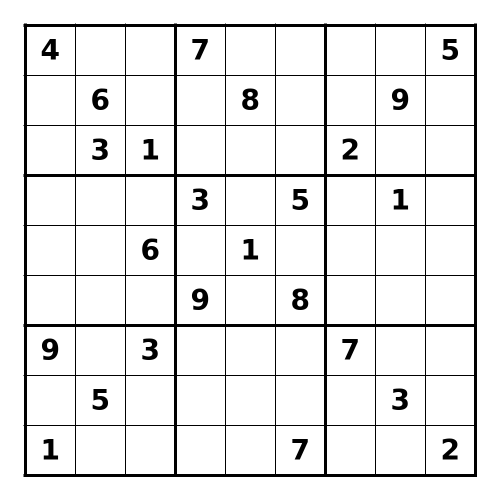
#> input picture 13.png, 1000 x 1000 px, found by its file name (shown at 1/2 size)
$ python image_processing.py
#> lines starting #> are read from the running program, lines starting #| are printed output that depends on the picture; after the words box and inside, x2 and y2 are one past the last pixel; in counts of white or black regions, pixels touching at a corner belong together
#> in process_sudoku, image is the input picture: shape (1000, 1000, 3); min 0, max 255, mean 234.1
"""Sudoku screenshot -> 450x450 aligned grid -> 81 cells and ONE occupancy decision.

This module owns the blank/digit/uncertain classification. Nothing runs at import.
Requires: opencv-python, numpy. Supports mostly straight Sudoku screenshots;
strongly tilted photographs still need a better grid detector.
"""
from dataclasses import dataclass
from pathlib import Path
import cv2
import numpy as np

DEFAULT_IMAGE = Path(__file__).resolve().parent / "images" / "13.png"
SIDE = 450
CELL = SIDE // 9


@dataclass
class SudokuImage:
    original: np.ndarray
    warped: np.ndarray
    boundary_preview: np.ndarray
    cells: list
    cell_status: list      # '0' = empty, 'D' = real foreground, '?' = uncertain
    digit_masks: list      # selected white-on-black digit mask or None
    mask_variants: list    # candidate masks, generated ONLY here
    corners: np.ndarray
    method: str


# [18 lines left out: functions _line_map, _order_four, not called in this run]


def _grid_fit_axis(profile):
    """Find ten approximately equally spaced grid borders along one dimension."""
    p = np.asarray(profile, np.float32)
    length = len(p)
    # Line thickness varies; use local maximum within +-2 pixels.
    p = np.array([p[max(0,i-2):min(length,i+3)].max()
                  for i in range(length)], dtype=np.float32)
    best = (-1.0, None)
    weights = np.float32([.7] + [1.0]*8 + [.7])
    for spacing in np.arange(length*.72/9, length*1.04/9, .5):
        max_start = int(length - 1 - 9*spacing)
        if max_start < 0:
            continue
        starts = np.arange(max_start+1, dtype=np.float32)
        indices = np.rint(starts[:,None] +
                 np.arange(10, dtype=np.float32)[None,:]*spacing).astype(int)
        indices = np.clip(indices,0,length-1)
        scores = (p[indices]*weights).sum(axis=1)/weights.sum()
        index = int(np.argmax(scores))
        if scores[index] > best[0]:
            best = (float(scores[index]), (float(starts[index]),float(spacing)))
    return best


def _detect_regular_grid(image):
    """Locate real grid bounds even when corners are rounded or outer margins exist."""
    gray = cv2.cvtColor(image,cv2.COLOR_BGR2GRAY)
    edges = cv2.Canny(gray,35,100)
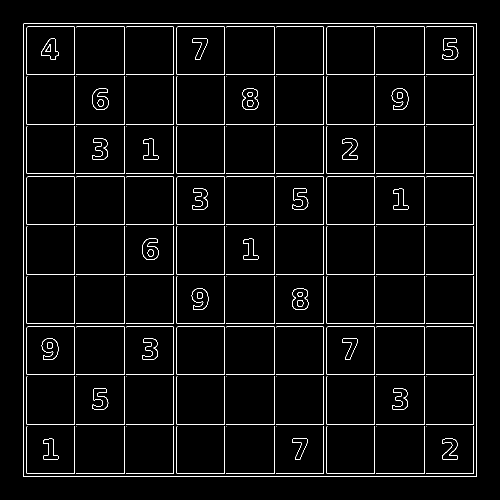
#> edges: shape (1000, 1000) (shown at 1/2 size); 2.9% white in thin lines or dots, all inside (x1, y1, x2, y2) = (46, 46, 954, 954)
    k = max(12,min(gray.shape)//22)
    vert = cv2.morphologyEx(edges,cv2.MORPH_OPEN,
            cv2.getStructuringElement(cv2.MORPH_RECT,(1,k)))
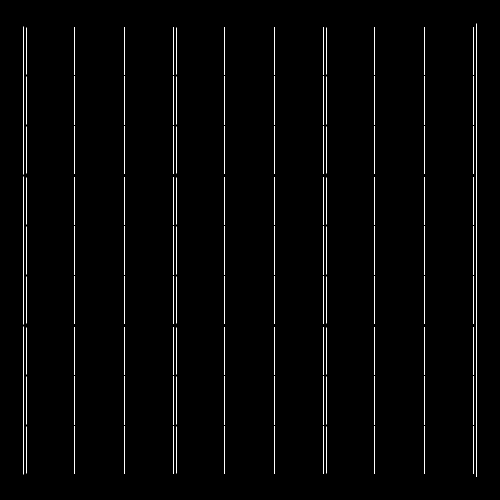
#> vert: shape (1000, 1000) (shown at 1/2 size); 1.2% white in thin lines or dots, all inside (x1, y1, x2, y2) = (47, 47, 954, 954)
    horiz = cv2.morphologyEx(edges,cv2.MORPH_OPEN,
            cv2.getStructuringElement(cv2.MORPH_RECT,(k,1)))
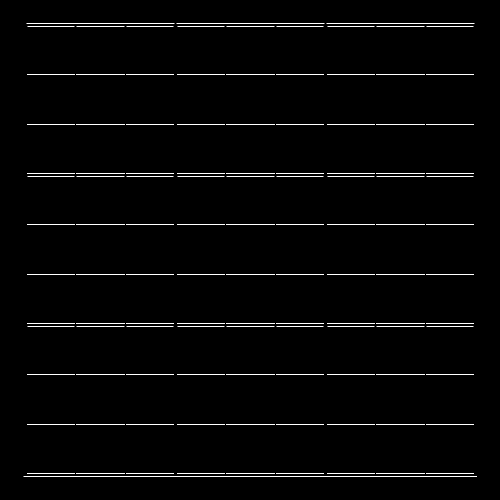
#> horiz: shape (1000, 1000) (shown at 1/2 size); 1.2% white in thin lines or dots, all inside (x1, y1, x2, y2) = (47, 47, 954, 954)
    score_x, fit_x = _grid_fit_axis(np.sum(vert>0, axis=0))
#> in _grid_fit_axis, `p = np.asarray(profile, np.float32)`: p = 1000 values, max 907 at index 953, min 0 at index 0, mean 12.18
#> in _grid_fit_axis, `length = len(p)`: length = 1000
#> in _grid_fit_axis, `p = np.array([p[max(0,i-2):min(length,i+3)].max() for i in range(lengt..`: p = 1000 values, max 907 at index 951, min 0 at index 0, mean 60.9
#> the loop in _grid_fit_axis, `for spacing in np.arange(length*.72/9, length*1.04/9, .5):` made 72 passes
#> (max_start, index, best) on passes 1, 33, 35, 39, 40, 41: (279, 7, (185.1, (7, 80))), (135, 67, (275.7, (67, 96))), (126, 63, (368.3, (63, 97))), (108, 55, (681.6, (55, 99))), (103, 51, (776.1, (51, 99.5))), (99, 47, (871.3, (47, 100)))
#> score_x = 871.3; fit_x = (47, 100)
    score_y, fit_y = _grid_fit_axis(np.sum(horiz>0, axis=1))
#> the loop in _grid_fit_axis (call 2), `for spacing in np.arange(length*.72/9, length*1.04/9, .5):` made 72 passes
#> score_y = 871.3; fit_y = (47, 100)
    h,w = gray.shape
    if fit_x is None or fit_y is None or score_x < .16*h or score_y < .16*w:
        return None
    x0,dx = fit_x
#> x0 = 47; dx = 100
    y0,dy = fit_y
#> y0 = 47; dy = 100
    if not (.89 < dx/dy < 1.12):
        return None
    x1 = x0 + 9*dx
#> x1 = 947
    y1 = y0 + 9*dy
#> y1 = 947
    if x1 >= w+2 or y1 >= h+2:
        return None
    return np.float32([[x0,y0],[x1,y0],[x1,y1],[x0,y1]])


def _find_board(image):
    regular = _detect_regular_grid(image)
#> regular = [[47, 47], [947, 47], [947, 947], [47, 947]]
    if regular is not None:
        return regular, 'regular line spacing'
    gray = cv2.cvtColor(image, cv2.COLOR_BGR2GRAY)
    blur = cv2.GaussianBlur(gray, (5, 5), 0)
    h, w = gray.shape
    masks = []
    for src in (blur, cv2.bitwise_not(blur)):
        binary = cv2.adaptiveThreshold(src, 255,
                    cv2.ADAPTIVE_THRESH_GAUSSIAN_C,
                    cv2.THRESH_BINARY_INV, 11, 2)
        lines = _line_map(binary)
        closed = cv2.morphologyEx(lines, cv2.MORPH_CLOSE,
                      cv2.getStructuringElement(cv2.MORPH_RECT, (5, 5)))
        masks.append((lines, closed))

    candidates = []
    image_area = h * w
    # Try BOTH polarities, not only a median-brightness guess.
    for variant, (lines, closed) in enumerate(masks):
        contours, _ = cv2.findContours(closed, cv2.RETR_EXTERNAL,
                                       cv2.CHAIN_APPROX_SIMPLE)
        for contour in sorted(contours, key=cv2.contourArea, reverse=True)[:15]:
            area = cv2.contourArea(contour)
            if area < 0.22 * image_area:
                continue
            perimeter = cv2.arcLength(contour, True)
            approx = cv2.approxPolyDP(contour, .022 * perimeter, True)
            if len(approx) != 4 or not cv2.isContourConvex(approx):
                continue
            pts = _order_four(approx)
            top = np.linalg.norm(pts[1] - pts[0])
            bottom = np.linalg.norm(pts[2] - pts[3])
            left = np.linalg.norm(pts[3] - pts[0])
            right = np.linalg.norm(pts[2] - pts[1])
            aspect = (top + bottom) / max(1, left + right)
            if not (.72 < aspect < 1.38):
                continue
            # Prefer large, almost square regions; straight screenshot puzzle
            # typically occupies most of the available image.
            score = area / image_area - .28 * abs(np.log(aspect))
            candidates.append((score, pts, f'contour polarity {variant}'))

        # Backup: bounds of detected long grid strokes.
        nonzero = cv2.findNonZero(lines)
        if nonzero is not None:
            x, y, bw, bh = cv2.boundingRect(nonzero)
            ar = bw / max(1, bh)
            if (bw >= .55 * w and bh >= .55 * h and .74 < ar < 1.34):
                pts = np.float32([[x, y], [x + bw - 1, y],
                                  [x + bw - 1, y + bh - 1], [x, y + bh - 1]])
                score = .72 * (bw * bh / image_area) - .2 * abs(np.log(ar))
                candidates.append((score, pts, f'line bounds polarity {variant}'))
    if not candidates:
        raise ValueError('Cannot find Sudoku boundary; use a tightly cropped screenshot.')
    _, corners, method = max(candidates, key=lambda item: item[0])
    return corners, method


def _extract_foreground(cell):
    """Classify a cell ONCE and provide digit masks for the OCR module.

    0 means demonstrably blank; D means plausible central glyph; ? means ambiguous.
    The 8px inset discards frame lines and rounded-corner debris; unlike the old
    5+3px cropping it is one controlled calculation from the original 50px cell.
    """
    crop = cell[8:-8, 8:-8].copy()    # 34 x 34 pixels
    h, w = crop.shape[:2]
    gray = cv2.cvtColor(crop, cv2.COLOR_BGR2GRAY)
    # Use central cell background; avoid digit pixels by sampling small corners.
    corners = np.concatenate([
        crop[:6, :6].reshape(-1, 3), crop[:6, -6:].reshape(-1, 3),
        crop[-6:, :6].reshape(-1, 3), crop[-6:, -6:].reshape(-1, 3)
    ]).astype(np.float32)
    bg = np.median(corners, axis=0)
    diff = np.max(np.abs(crop.astype(np.float32) - bg), axis=2)
    contrast = float(np.percentile(diff, 94))
    proposals = [(f'color_{t}', (diff >= t).astype(np.uint8) * 255)
                 for t in (10, 17, 26, 38)]
    if np.percentile(gray, 97) - np.percentile(gray, 3) >= 13:
        _, otsu = cv2.threshold(gray, 0, 255,
                                cv2.THRESH_BINARY + cv2.THRESH_OTSU)
        if cv2.countNonZero(otsu) > otsu.size / 2:
            otsu = cv2.bitwise_not(otsu)
        proposals.append(('otsu', otsu))

    variants = []
    for name, raw in proposals:
        mask = raw.copy()
        # Cut 1px of the new crop border; rejected pieces must not extend to edge.
        mask[0, :] = 0; mask[-1, :] = 0
        mask[:, 0] = 0; mask[:, -1] = 0
        n, labels, stats, centroids = cv2.connectedComponentsWithStats(
            mask, connectivity=8)
        candidates = []
        for i in range(1, n):
            x, y, cw, ch, area = map(int, stats[i])
            cx, cy = centroids[i]
            if not (area >= 7 and ch >= 7 and cw >= 1 and
                    cw <= .80*w and ch <= h and
                    .17*w < cx < .83*w and .15*h < cy < .85*h):
                continue
            # A line from a cell border is not an interior digit.
            if x <= 1 or x + cw >= w-1:
                continue
            candidates.append(i)
        if not candidates:
            continue
        # Keep the most central, meaningful digit component.
        primary = max(candidates, key=lambda i:
            float(stats[i, cv2.CC_STAT_AREA]) /
            (1.0 + 0.8 * (abs(centroids[i][0]-w/2) / w +
                          abs(centroids[i][1]-h/2) / h)))
        x, y, cw, ch, area = map(int, stats[primary])
        clean = np.zeros_like(mask)
        for i in candidates:
            xx, yy, ww, hh, _ = map(int, stats[i])
            if (xx <= x + cw + 2 and xx + ww >= x-2 and
                yy <= y + ch + 2 and yy + hh >= y-2):
                clean[labels == i] = 255
        variants.append((name, clean, area))

    if variants:
        variants.sort(key=lambda t: (t[0].startswith('color_'), t[2]),
                      reverse=True)
        return 'D', variants[0][1], [(name, m) for name, m, _ in variants]

    # All masks were evaluated. Uniform/noisy-free center => empty.
    # If a significant amount of central ink remains but cannot be isolated,
    # flag rather than silently replacing a faint given with zero.
    central = diff[7:27, 7:27]
    active = int(np.count_nonzero(central > 22))
    if contrast > 35 and 15 <= active <= 180:
        return '?', None, []
    return '0', None, []


def process_sudoku(image_path=DEFAULT_IMAGE, debug=False):
    image_path = Path(image_path)
    image = cv2.imread(str(image_path), cv2.IMREAD_COLOR)
    if image is None:
        raise FileNotFoundError(f'Image not found: {image_path}')
    corners, method = _find_board(image)
#> corners = [[47, 47], [947, 47], [947, 947], [47, 947]]; method = 'regular line spacing'
    destination = np.float32([[0, 0], [SIDE-1, 0],
                              [SIDE-1, SIDE-1], [0, SIDE-1]])
    matrix = cv2.getPerspectiveTransform(corners, destination)
#> matrix = [[0.499, -1.83e-18, -23.45], [0, 0.499, -23.45], [-7.91e-20, -1.49e-19, 1]]
    warped = cv2.warpPerspective(image, matrix, (SIDE, SIDE))
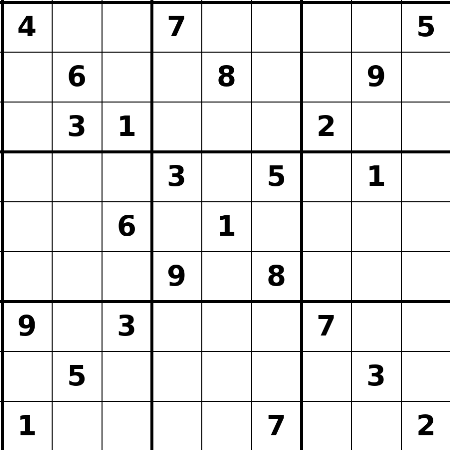
#> warped: shape (450, 450, 3); min 0, max 255, mean 232.7
    boundary = image.copy()
    cv2.polylines(boundary, [np.int32(corners)], True, (0,255,0), 2)
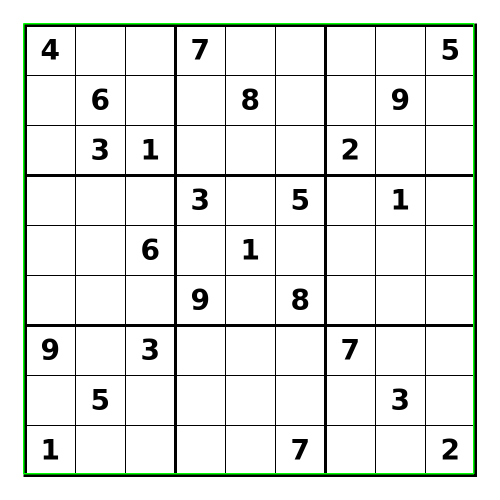
#> boundary: shape (1000, 1000, 3) (shown at 1/2 size); 1.08% of pixels changed, all inside (x1, y1, x2, y2) = (46, 46, 949, 949)

    cells, status, masks, variants = [], [], [], []
    for row in range(9):
        cell_row, stat_row, mask_row, options_row = [], [], [], []
        for col in range(9):
            cell = warped[row*CELL:(row+1)*CELL,
                          col*CELL:(col+1)*CELL].copy()
            state, mask, options = _extract_foreground(cell)
            cell_row.append(cell)
            stat_row.append(state)
            mask_row.append(mask)
            options_row.append(options)
        cells.append(cell_row)
        status.append(stat_row)
        masks.append(mask_row)
        variants.append(options_row)
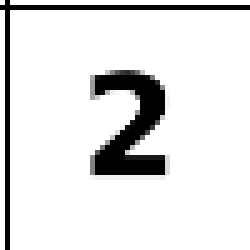
#> cell: shape (50, 50, 3) (shown 5 times larger); min 0, max 255, mean 226.7
#> after the loop, cells = 9 items; masks = 9 items; status = 9 items; variants = 9 items

    result = SudokuImage(image, warped, boundary, cells, status, masks,
                         variants, corners, method)
    if debug:
        print('Grid detection:', method)
#| Grid detection: regular line spacing
        print('Four corners:', corners.astype(int).tolist())
#| Four corners: [[47, 47], [947, 47], [947, 947], [47, 947]]
        print('Cell occupancy (0 blank, D digit, ? uncertain):')
        for row in status:
            print(' '.join(row))
#> this loop made 9 passes
#> row on passes 1 to 8: ['D', '0', '0', 'D', '0', '0', '0', '0', 'D'], ['0', 'D', '0', '0', 'D', '0', '0', 'D', '0'], ['0', 'D', 'D', '0', '0', '0', 'D', '0', '0'], ['0', '0', '0', 'D', '0', 'D', '0', 'D', '0'], ['0', '0', 'D', '0', 'D', '0', '0', '0', '0'], ['0', '0', '0', 'D', '0', 'D', '0', '0', '0'], ['D', '0', 'D', '0', '0', '0', 'D', '0', '0'], ['0', 'D', '0', '0', '0', '0', '0', 'D', '0']
#> (printed output is left out)
    return result


def draw_status(result):
    preview = np.zeros_like(result.warped)
    for r in range(9):
        for c in range(9):
            state = result.cell_status[r][c]
            color = (0,255,0) if state == 'D' else ((0,0,255) if state == '?' else (130,130,130))
            cv2.putText(preview, state, (c*CELL+16, r*CELL+35),
                        cv2.FONT_HERSHEY_SIMPLEX, .8, color, 2)
    for i in range(10):
        thick = 2 if i % 3 == 0 else 1
        cv2.line(preview, (i*CELL,0), (i*CELL,SIDE-1), (0,155,0), thick)
        cv2.line(preview, (0,i*CELL), (SIDE-1,i*CELL), (0,155,0), thick)
    return preview


if __name__ == '__main__':
    result = process_sudoku(DEFAULT_IMAGE, debug=True)
    cv2.imshow('Original', result.original)
    cv2.imshow('Boundary', result.boundary_preview)
    cv2.imshow('Straightened Sudoku', result.warped)
    cv2.imshow('Cell Occupancy', draw_status(result))
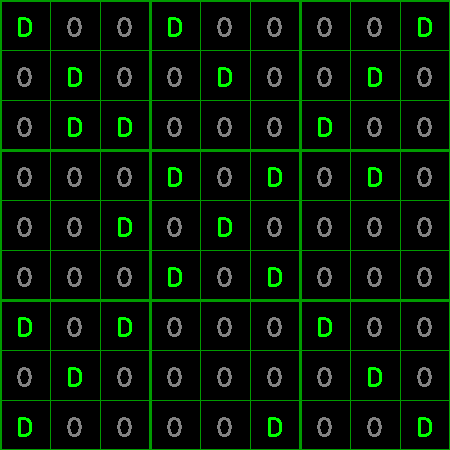
#> window 'Cell Occupancy': shape (450, 450, 3); mean B, G, R 5.2, 19.9, 5.2
    cv2.waitKey(0)
    cv2.destroyAllWindows()

$ run again, with 1.png copied over 13.png
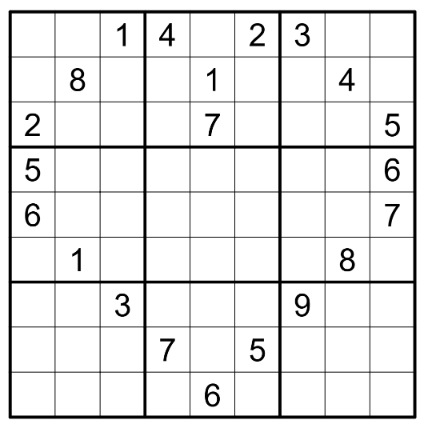
#> input picture 1.png, 427 x 430 px, found by its file name
#> in process_sudoku, image is the input picture: shape (430, 427, 3); min 0, max 255, mean 232.3
#> in _detect_regular_grid, `edges = cv2.Canny(gray,35,100)`:
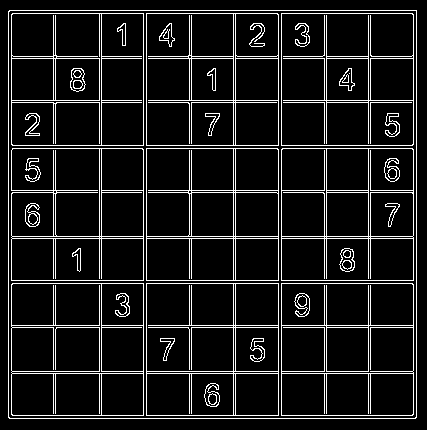
#> edges: shape (430, 427); 9.7% white in thin lines or dots
#> vert: shape (430, 427); 4.3% white in thin lines or dots
#> horiz: shape (430, 427); 4.3% white in thin lines or dots
#> in _grid_fit_axis, `p = np.asarray(profile, np.float32)`: p = 427 values, max 408 at index 416, min 0 at index 0, mean 18.44
#> length = 427
#> in _grid_fit_axis, `p = np.array([p[max(0,i-2):min(length,i+3)].max() for i in range(lengt..`: p = 427 values, max 408 at index 414, min 0 at index 0, mean 68.76
#> the loop in _grid_fit_axis, `for spacing in np.arange(length*.72/9, length*1.04/9, .5):` made 31 passes
#> (max_start, index, best) on passes 1, 9, 12, 18, 19, 20, 21, 22: (118, 10, (120, (10, 34.16))), (82, 61, (127.1, (61, 38.16))), (69, 11, (139.3, (11, 39.66))), (42, 20, (167.7, (20, 42.66))), (37, 17, (209.8, (17, 43.16))), (33, 16, (250.2, (16, 43.66))), (28, 13, (359.7, (13, 44.16))), (24, 10, (391.5, (10, 44.66)))
#> score_x = 393.7; fit_x = (9, 45.16)
#> the loop in _grid_fit_axis (call 2), `for spacing in np.arange(length*.72/9, length*1.04/9, .5):` made 31 passes
#> (max_start, index, best) on passes 1, 7, 11, 17, 18, 19, 20, 21: (119, 109, (115, (109, 34.4))), (92, 61, (126.1, (61, 37.4))), (74, 59, (142.6, (59, 39.4))), (47, 18, (166, (18, 42.4))), (42, 26, (168.6, (26, 42.9))), (38, 19, (209.3, (19, 43.4))), (33, 16, (292.6, (16, 43.9))), (29, 14, (393.8, (14, 44.4)))
#> score_y = 397; fit_y = (12, 44.9)
#> x0 = 9; dx = 45.16
#> y0 = 12; dy = 44.9
#> x1 = 415.4
#> y1 = 416.1
#> regular = [[9, 12], [415.4, 12], [415.4, 416.1], [9, 416.1]]
#> method = 'regular line spacing'
#> matrix = [[1.1, -4.63e-18, -9.94], [4.28e-18, 1.11, -13.33], [4.77e-19, -1.2e-36, 1]]
#> boundary: shape (430, 427, 3); 2.64% of pixels changed, all inside (x1, y1, x2, y2) = (8, 11, 417, 418)
#> after the loop in process_sudoku, `for row in range(9):`: cells = 9 items
#| Grid detection: regular line spacing
#| Four corners: [[9, 12], [415, 12], [415, 416], [9, 416]]
#> the loop in process_sudoku, `for row in status:` made 9 passes
#> row on passes 1 to 8: ['0', '0', 'D', 'D', '0', 'D', 'D', '0', '0'], ['0', 'D', '0', '0', 'D', '0', '0', 'D', '0'], ['D', '0', '0', '0', 'D', '0', '0', '0', 'D'], ['D', '0', '0', '0', '0', '0', '0', '0', 'D'], ['D', '0', '0', '0', '0', '0', '0', '0', 'D'], ['0', 'D', '0', '0', '0', '0', '0', 'D', '0'], ['0', '0', 'D', '0', '0', '0', 'D', '0', '0'], ['0', '0', '0', 'D', '0', 'D', '0', '0', '0']
#> (printed output is left out)
#> `cv2.imshow('Cell Occupancy', draw_status(result))`:
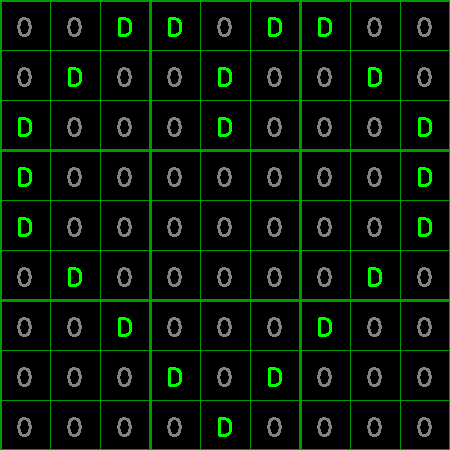
#> window 'Cell Occupancy': shape (450, 450, 3); mean B, G, R 5.5, 19.6, 5.5
